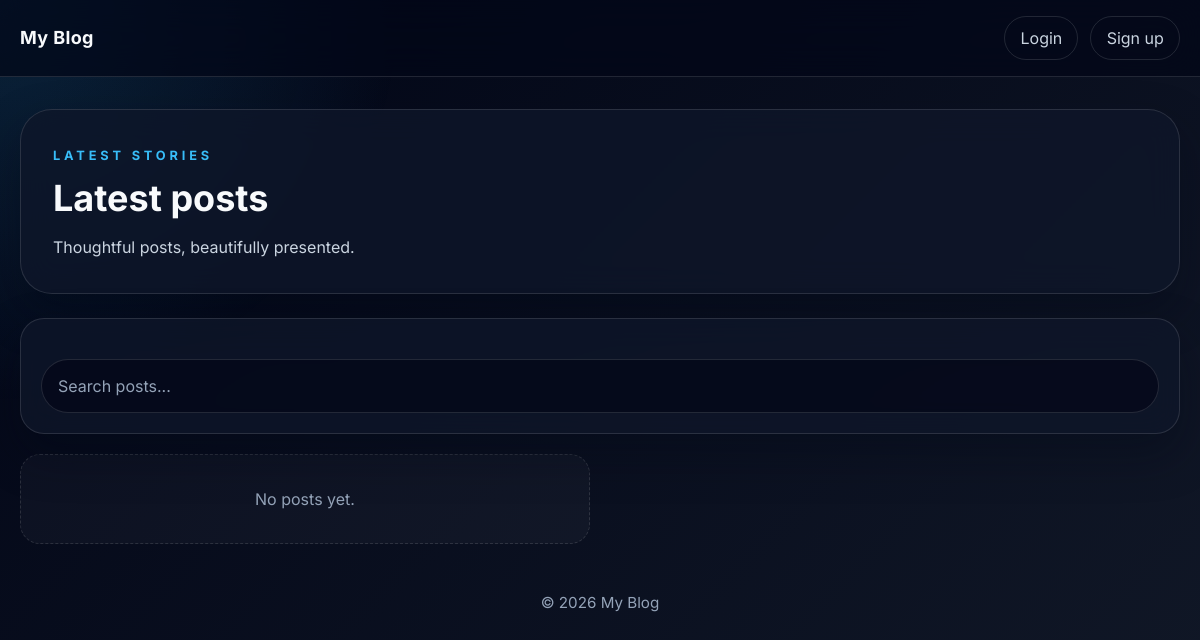
The app's page /, older data.
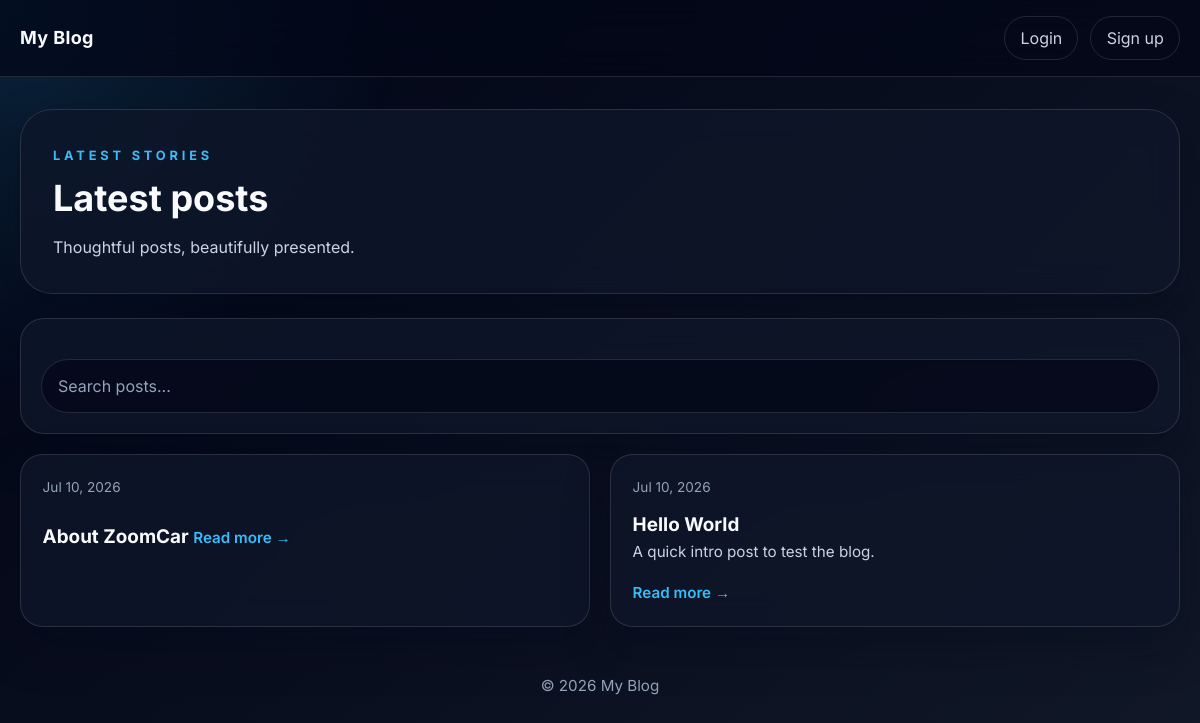
The same page, newer data.
### blog/models.py (models this page shows, shortened)
class Post(models.Model):
    title = models.CharField(max_length=200)
    slug = models.SlugField(unique=True)
    author = models.ForeignKey(User, on_delete=models.CASCADE)
    category = models.ForeignKey(Category, on_delete=models.SET_NULL, null=True, blank=True, related_name="posts")
    tags = models.ManyToManyField(Tag, blank=True, related_name="posts")
    content = models.TextField()
    excerpt = models.CharField(max_length=300, blank=True)
    cover_image = models.ImageField(upload_to="posts/", blank=True, null=True)
    published = models.BooleanField(default=False)
    created_at = models.DateTimeField(auto_now_add=True)
    updated_at = models.DateTimeField(auto_now=True)
    class Meta:
        ordering = ["-created_at"]
    def get_absolute_url(self):
        return reverse("blog:post_detail", kwargs={"slug": self.slug})

### blog/views.py (the view)
# urls.py: path("", views.PostListView.as_view(), name="post_list"),
class PostListView(ListView):
    model = Post
    template_name = "blog/post_list.html"
    context_object_name = "posts"
    paginate_by = 6
    def dispatch(self, request, *args, **kwargs):
        if request.user.is_authenticated and (request.user.is_staff or request.user.is_superuser):
            return dashboard(request)
        return super().dispatch(request, *args, **kwargs)
    def get_queryset(self):
        qs = Post.objects.filter(published=True)
        query = self.request.GET.get("q")
        if query:
            qs = qs.filter(Q(title__icontains=query) | Q(content__icontains=query))
        return qs
    def get_context_data(self, **kwargs):
        context = super().get_context_data(**kwargs)
        context["query"] = self.request.GET.get("q", "")
        context["categories"] = Category.objects.all()
        return context

### templates/blog/post_list.html (shortened to what this page needs)
{% extends "base.html" %}
{% block content %}
<section class="hero-card">
  <p class="hero-kicker">Latest stories</p>
  <h1 class="hero-title">Latest posts</h1>
  <p class="hero-copy">Thoughtful posts, beautifully presented.</p>
</section>
<form method="get" class="panel">
  <input type="text" name="q" value="{{ query }}" placeholder="Search posts..." class="search-box">
</form>
<div class="posts-grid">
  {% for post in posts %}
    <article class="post-card">
      <div class="post-meta">
        <span>{{ post.created_at|date:"M d, Y" }}</span>
      </div>
      <a href="{{ post.get_absolute_url }}" class="post-title">{{ post.title }}</a>
      {% if post.excerpt %}<p class="post-excerpt">{{ post.excerpt }}</p>{% endif %}
      <a href="{{ post.get_absolute_url }}" class="read-more">Read more →</a>
    </article>
  {% empty %}
    <div class="empty-state">No posts yet.</div>
  {% endfor %}
</div>
{% endblock %}

Row changes from the older to the newer data that the page shows:
added Post: created_at "Jul 10, 2026", title "About ZoomCar"
added Post: created_at "Jul 10, 2026", title "Hello World", excerpt "A quick intro post to test the blog."
Text that changed along with them:
text no longer shown: "No posts yet."
